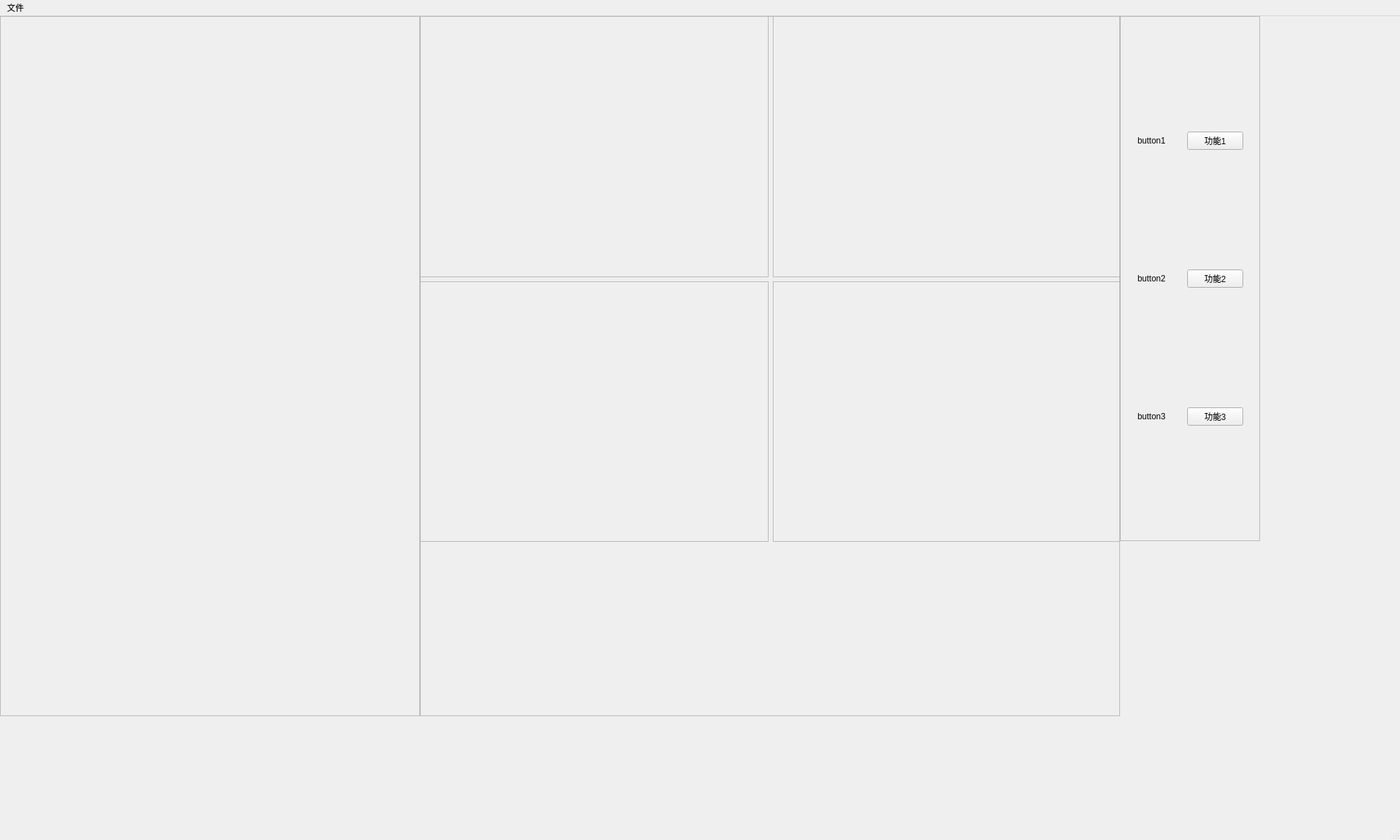
<?xml version="1.0" encoding="UTF-8"?>
<ui version="4.0">
 <class>MainWindow</class>
 <widget class="QMainWindow" name="MainWindow">
  <property name="geometry">
   <rect>
    <x>0</x>
    <y>0</y>
    <width>2000</width>
    <height>1200</height>
   </rect>
  </property>
  <property name="windowTitle">
   <string>MainWindow</string>
  </property>
  <widget class="QWidget" name="centralwidget">
   <widget class="QFrame" name="toolsContainer">
    <property name="geometry">
     <rect>
      <x>1600</x>
      <y>0</y>
      <width>200</width>
      <height>750</height>
     </rect>
    </property>
    <property name="frameShape">
     <enum>QFrame::StyledPanel</enum>
    </property>
    <property name="frameShadow">
     <enum>QFrame::Raised</enum>
    </property>
    <widget class="QWidget" name="verticalLayoutWidget">
     <property name="geometry">
      <rect>
       <x>0</x>
       <y>0</y>
       <width>201</width>
       <height>751</height>
      </rect>
     </property>
     <layout class="QVBoxLayout" name="toolsVerticalContainer">
      <item>
       <layout class="QHBoxLayout" name="horizontalLayout_2">
        <item>
         <spacer name="horizontalSpacer">
          <property name="orientation">
           <enum>Qt::Horizontal</enum>
          </property>
          <property name="sizeHint" stdset="0">
           <size>
            <width>40</width>
            <height>20</height>
           </size>
          </property>
         </spacer>
        </item>
        <item>
         <widget class="QLabel" name="button1">
          <property name="text">
           <string>button1</string>
          </property>
         </widget>
        </item>
        <item>
         <spacer name="horizontalSpacer_3">
          <property name="orientation">
           <enum>Qt::Horizontal</enum>
          </property>
          <property name="sizeHint" stdset="0">
           <size>
            <width>40</width>
            <height>20</height>
           </size>
          </property>
         </spacer>
        </item>
        <item>
         <widget class="QPushButton" name="pushButton">
          <property name="text">
           <string>功能1</string>
          </property>
         </widget>
        </item>
        <item>
         <spacer name="horizontalSpacer_2">
          <property name="orientation">
           <enum>Qt::Horizontal</enum>
          </property>
          <property name="sizeHint" stdset="0">
           <size>
            <width>40</width>
            <height>20</height>
           </size>
          </property>
         </spacer>
        </item>
       </layout>
      </item>
      <item>
       <layout class="QHBoxLayout" name="horizontalLayout_3">
        <item>
         <spacer name="horizontalSpacer_4">
          <property name="orientation">
           <enum>Qt::Horizontal</enum>
          </property>
          <property name="sizeHint" stdset="0">
           <size>
            <width>40</width>
            <height>20</height>
           </size>
          </property>
         </spacer>
        </item>
        <item>
         <widget class="QLabel" name="button2">
          <property name="text">
           <string>button2</string>
          </property>
         </widget>
        </item>
        <item>
         <spacer name="horizontalSpacer_5">
          <property name="orientation">
           <enum>Qt::Horizontal</enum>
          </property>
          <property name="sizeHint" stdset="0">
           <size>
            <width>40</width>
            <height>20</height>
           </size>
          </property>
         </spacer>
        </item>
        <item>
         <widget class="QPushButton" name="pushButton_2">
          <property name="text">
           <string>功能2</string>
          </property>
         </widget>
        </item>
        <item>
         <spacer name="horizontalSpacer_6">
          <property name="orientation">
           <enum>Qt::Horizontal</enum>
          </property>
          <property name="sizeHint" stdset="0">
           <size>
            <width>40</width>
            <height>20</height>
           </size>
          </property>
         </spacer>
        </item>
       </layout>
      </item>
      <item>
       <layout class="QHBoxLayout" name="horizontalLayout">
        <item>
         <spacer name="horizontalSpacer_7">
          <property name="orientation">
           <enum>Qt::Horizontal</enum>
          </property>
          <property name="sizeHint" stdset="0">
           <size>
            <width>40</width>
            <height>20</height>
           </size>
          </property>
         </spacer>
        </item>
        <item>
         <widget class="QLabel" name="button3">
          <property name="text">
           <string>button3</string>
          </property>
         </widget>
        </item>
        <item>
         <spacer name="horizontalSpacer_8">
          <property name="orientation">
           <enum>Qt::Horizontal</enum>
          </property>
          <property name="sizeHint" stdset="0">
           <size>
            <width>40</width>
            <height>20</height>
           </size>
          </property>
         </spacer>
        </item>
        <item>
         <widget class="QPushButton" name="pushButton_3">
          <property name="text">
           <string>功能3</string>
          </property>
         </widget>
        </item>
        <item>
         <spacer name="horizontalSpacer_9">
          <property name="orientation">
           <enum>Qt::Horizontal</enum>
          </property>
          <property name="sizeHint" stdset="0">
           <size>
            <width>40</width>
            <height>20</height>
           </size>
          </property>
         </spacer>
        </item>
       </layout>
      </item>
     </layout>
    </widget>
   </widget>
   <widget class="QFrame" name="imageShownContainer">
    <property name="geometry">
     <rect>
      <x>600</x>
      <y>0</y>
      <width>1000</width>
      <height>1000</height>
     </rect>
    </property>
    <property name="frameShape">
     <enum>QFrame::StyledPanel</enum>
    </property>
    <property name="frameShadow">
     <enum>QFrame::Raised</enum>
    </property>
    <widget class="QWidget" name="gridLayoutWidget">
     <property name="geometry">
      <rect>
       <x>0</x>
       <y>0</y>
       <width>1001</width>
       <height>751</height>
      </rect>
     </property>
     <layout class="QGridLayout" name="imageGridShownContainer">
      <item row="0" column="0">
       <widget class="QFrame" name="RealTimeContainer">
        <property name="frameShape">
         <enum>QFrame::StyledPanel</enum>
        </property>
        <property name="frameShadow">
         <enum>QFrame::Raised</enum>
        </property>
       </widget>
      </item>
      <item row="0" column="1">
       <widget class="QFrame" name="vtk3DContainer">
        <property name="frameShape">
         <enum>QFrame::StyledPanel</enum>
        </property>
        <property name="frameShadow">
         <enum>QFrame::Raised</enum>
        </property>
       </widget>
      </item>
      <item row="1" column="0">
       <widget class="QFrame" name="crossXZContainer">
        <property name="frameShape">
         <enum>QFrame::StyledPanel</enum>
        </property>
        <property name="frameShadow">
         <enum>QFrame::Raised</enum>
        </property>
       </widget>
      </item>
      <item row="1" column="1">
       <widget class="QFrame" name="crossYZContainer">
        <property name="frameShape">
         <enum>QFrame::StyledPanel</enum>
        </property>
        <property name="frameShadow">
         <enum>QFrame::Raised</enum>
        </property>
       </widget>
      </item>
     </layout>
    </widget>
   </widget>
   <widget class="QFrame" name="imageScrollContainer">
    <property name="geometry">
     <rect>
      <x>0</x>
      <y>0</y>
      <width>600</width>
      <height>1000</height>
     </rect>
    </property>
    <property name="frameShape">
     <enum>QFrame::StyledPanel</enum>
    </property>
    <property name="frameShadow">
     <enum>QFrame::Raised</enum>
    </property>
    <widget class="QWidget" name="verticalLayoutWidget_2">
     <property name="geometry">
      <rect>
       <x>10</x>
       <y>10</y>
       <width>581</width>
       <height>981</height>
      </rect>
     </property>
     <layout class="QVBoxLayout" name="imageVerticalScrollContainer"/>
    </widget>
   </widget>
  </widget>
  <widget class="QMenuBar" name="menubar">
   <property name="geometry">
    <rect>
     <x>0</x>
     <y>0</y>
     <width>2000</width>
     <height>22</height>
    </rect>
   </property>
   <widget class="QMenu" name="menu">
    <property name="title">
     <string>文件</string>
    </property>
    <addaction name="actionopen_file"/>
   </widget>
   <addaction name="menu"/>
  </widget>
  <widget class="QStatusBar" name="statusbar"/>
  <action name="actionopen_file">
   <property name="text">
    <string>打开文件</string>
   </property>
  </action>
 </widget>
 <resources/>
 <connections/>
</ui>
